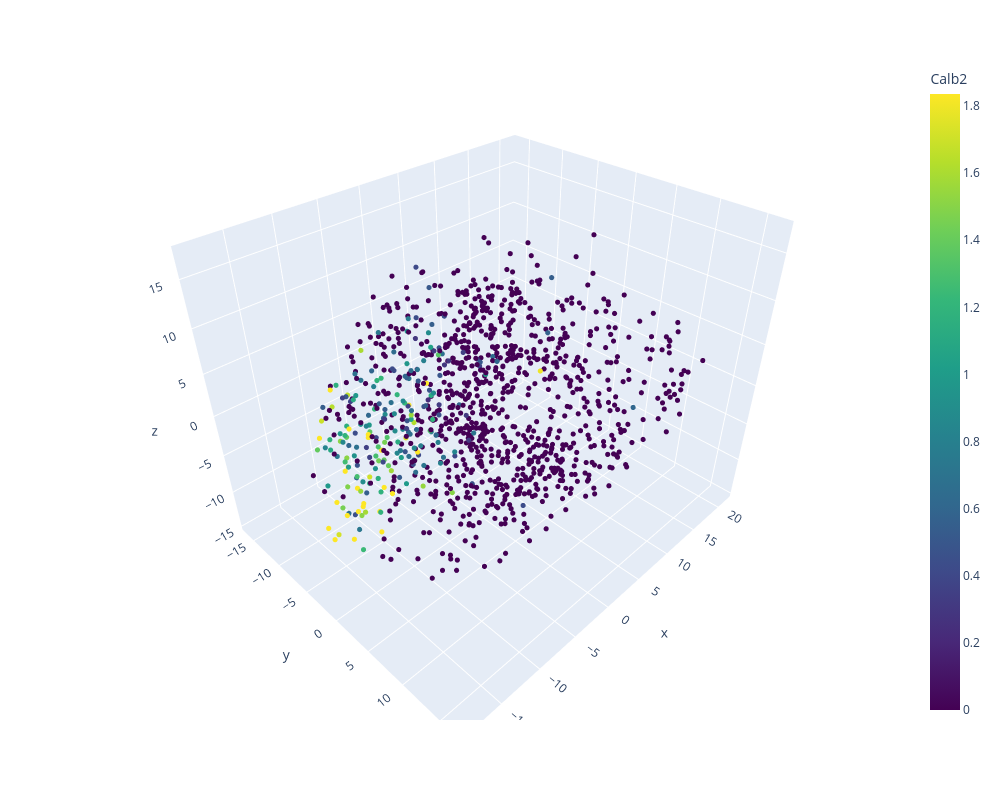

The notebook cell this image was saved under:
### Code cell
import plotly.express as px

gn = 'Calb2'
vmin = np.percentile(df[gn],  2)
vmax = np.percentile(df[gn], 98)

fig = px.scatter_3d(df, x='x', y='y', z='z',
                    color=gn, 
                    color_continuous_scale='viridis', 
                    range_color=[vmin, vmax],
                   ) 

fig.update_traces(marker_size=3) 
fig.update_layout(width=1000, height=800)

fig.update_scenes(xaxis_autorange="reversed") 
fig.update_layout(scene_dragmode='orbit')
fig.show()

### Figure 1 — Plotly figure (JSON) as saved in the notebook; plotly's stock layout.template omitted (floating-point values rounded to 4 significant figures; data arrays with more than 128 entries replaced by an {"elided": "..."} marker saying what was removed)
{"data": [{"hovertemplate": "x=%{x}<br>y=%{y}<br>z=%{z}<br>Calb2=%{marker.color}<extra></extra>", "legendgroup": "", "marker": {"color": {"elided": "1149 float values"}, "coloraxis": "coloraxis", "size": 3, "symbol": "circle"}, "mode": "markers", "name": "", "scene": "scene", "showlegend": false, "type": "scatter3d", "x": {"elided": "1149 float values"}, "y": {"elided": "1149 float values"}, "z": {"elided": "1149 float values"}}], "layout": {"coloraxis": {"cmax": 1.836, "cmin": 0, "colorbar": {"title": {"text": "Calb2"}}, "colorscale": [[0, "#440154"], [0.1111, "#482878"], [0.2222, "#3e4989"], [0.3333, "#31688e"], [0.4444, "#26828e"], [0.5556, "#1f9e89"], [0.6667, "#35b779"], [0.7778, "#6ece58"], [0.8889, "#b5de2b"], [1, "#fde725"]]}, "height": 800, "legend": {"tracegroupgap": 0}, "margin": {"t": 60}, "scene": {"aspectmode": "auto", "aspectratio": {"x": 1.152, "y": 0.948, "z": 0.916}, "domain": {"x": [0, 1], "y": [0, 1]}, "dragmode": "orbit", "xaxis": {"autorange": "reversed", "title": {"text": "x"}, "type": "linear"}, "yaxis": {"title": {"text": "y"}, "type": "linear"}, "zaxis": {"title": {"text": "z"}, "type": "linear"}}, "width": 1000}}
